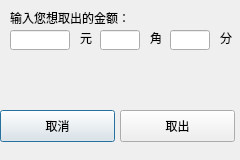
<?xml version="1.0" encoding="UTF-8"?>
<ui version="4.0">
 <class>withdraw</class>
 <widget class="QDialog" name="withdraw">
  <property name="geometry">
   <rect>
    <x>0</x>
    <y>0</y>
    <width>240</width>
    <height>160</height>
   </rect>
  </property>
  <property name="windowTitle">
   <string>Dialog</string>
  </property>
  <widget class="QPushButton" name="cancel">
   <property name="geometry">
    <rect>
     <x>0</x>
     <y>110</y>
     <width>115</width>
     <height>32</height>
    </rect>
   </property>
   <property name="text">
    <string>取消</string>
   </property>
  </widget>
  <widget class="QPushButton" name="withdraw_2">
   <property name="geometry">
    <rect>
     <x>120</x>
     <y>110</y>
     <width>115</width>
     <height>32</height>
    </rect>
   </property>
   <property name="text">
    <string>取出</string>
   </property>
  </widget>
  <widget class="QLabel" name="label">
   <property name="geometry">
    <rect>
     <x>10</x>
     <y>10</y>
     <width>151</width>
     <height>16</height>
    </rect>
   </property>
   <property name="text">
    <string>输入您想取出的金额：</string>
   </property>
  </widget>
  <widget class="QLineEdit" name="fen">
   <property name="geometry">
    <rect>
     <x>170</x>
     <y>30</y>
     <width>40</width>
     <height>20</height>
    </rect>
   </property>
   <property name="maxLength">
    <number>1</number>
   </property>
   <property name="clearButtonEnabled">
    <bool>true</bool>
   </property>
  </widget>
  <widget class="QLineEdit" name="jiao">
   <property name="geometry">
    <rect>
     <x>100</x>
     <y>30</y>
     <width>40</width>
     <height>20</height>
    </rect>
   </property>
   <property name="maxLength">
    <number>1</number>
   </property>
   <property name="clearButtonEnabled">
    <bool>true</bool>
   </property>
  </widget>
  <widget class="QLineEdit" name="yuan">
   <property name="geometry">
    <rect>
     <x>10</x>
     <y>30</y>
     <width>60</width>
     <height>20</height>
    </rect>
   </property>
   <property name="maxLength">
    <number>7</number>
   </property>
   <property name="clearButtonEnabled">
    <bool>true</bool>
   </property>
  </widget>
  <widget class="QLabel" name="label_2">
   <property name="geometry">
    <rect>
     <x>80</x>
     <y>30</y>
     <width>59</width>
     <height>16</height>
    </rect>
   </property>
   <property name="text">
    <string>元</string>
   </property>
  </widget>
  <widget class="QLabel" name="label_3">
   <property name="geometry">
    <rect>
     <x>150</x>
     <y>30</y>
     <width>59</width>
     <height>16</height>
    </rect>
   </property>
   <property name="text">
    <string>角</string>
   </property>
  </widget>
  <widget class="QLabel" name="zhushi">
   <property name="geometry">
    <rect>
     <x>10</x>
     <y>50</y>
     <width>231</width>
     <height>61</height>
    </rect>
   </property>
   <property name="text">
    <string/>
   </property>
  </widget>
  <widget class="QLabel" name="label_4">
   <property name="geometry">
    <rect>
     <x>220</x>
     <y>30</y>
     <width>59</width>
     <height>16</height>
    </rect>
   </property>
   <property name="text">
    <string>分</string>
   </property>
  </widget>
 </widget>
 <tabstops>
  <tabstop>yuan</tabstop>
  <tabstop>jiao</tabstop>
  <tabstop>fen</tabstop>
  <tabstop>cancel</tabstop>
  <tabstop>withdraw_2</tabstop>
 </tabstops>
 <resources/>
 <connections>
  <connection>
   <sender>yuan</sender>
   <signal>returnPressed()</signal>
   <receiver>withdraw_2</receiver>
   <slot>setFocus()</slot>
   <hints>
    <hint type="sourcelabel">
     <x>43</x>
     <y>47</y>
    </hint>
    <hint type="destinationlabel">
     <x>160</x>
     <y>118</y>
    </hint>
   </hints>
  </connection>
  <connection>
   <sender>jiao</sender>
   <signal>returnPressed()</signal>
   <receiver>withdraw_2</receiver>
   <slot>setFocus()</slot>
   <hints>
    <hint type="sourcelabel">
     <x>131</x>
     <y>49</y>
    </hint>
    <hint type="destinationlabel">
     <x>193</x>
     <y>136</y>
    </hint>
   </hints>
  </connection>
  <connection>
   <sender>fen</sender>
   <signal>returnPressed()</signal>
   <receiver>withdraw_2</receiver>
   <slot>setFocus()</slot>
   <hints>
    <hint type="sourcelabel">
     <x>201</x>
     <y>49</y>
    </hint>
    <hint type="destinationlabel">
     <x>214</x>
     <y>129</y>
    </hint>
   </hints>
  </connection>
 </connections>
</ui>
